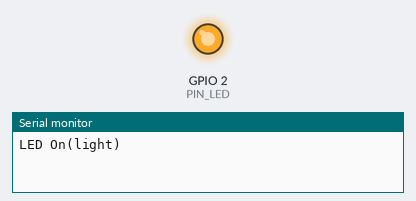
The sketch below on a simulated ESP32. Parts: output pins drawn as LEDs (lit = HIGH), the last lines printed to the serial monitor.

Above: at 0.05 s.
At 6.0 s:
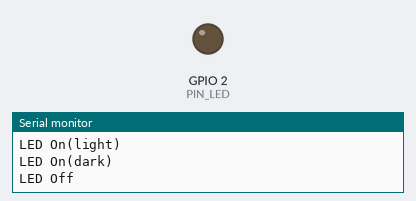
Timing chart, 0 to 7.8 s (numbered marks = the images above):
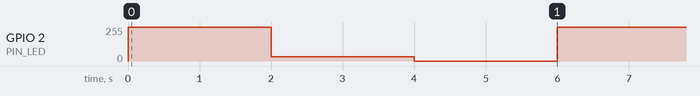

The sketch:

LedTest.ino
```cpp
#define PIN_LED (2)
// use first channel of 16 channels (started from zero)
#define LEDC_CHANNEL_0 0
// use 13 bit precission for LEDC timer
#define LEDC_TIMER_13_BIT 13
// use 5000 Hz as a LEDC base frequency
#define LEDC_BASE_FREQ 5000

// Arduino like analogWrite
// value has to be between 0 and valueMax
void ledcAnalogWrite(uint8_t channel, uint32_t value, uint32_t valueMax = 255)
{
    // calculate duty, 8191 from 2 ^ 13 - 1
    uint32_t duty = (8191 / valueMax) * min(value, valueMax);

    // write duty to LEDC
    ledcWrite(channel, duty);
}

void setup()
{
    // Setup timer and attach timer to a led pin
    Serial.begin(115200);
    ledcSetup(LEDC_CHANNEL_0, LEDC_BASE_FREQ, LEDC_TIMER_13_BIT);
    ledcAttachPin(PIN_LED, LEDC_CHANNEL_0);
}

void loop()
{
    Serial.println("LED On(light)");
    ledcAnalogWrite(LEDC_CHANNEL_0, 255);
    delay(2000);

    Serial.println("LED On(dark)");
    ledcAnalogWrite(LEDC_CHANNEL_0, 31);
    delay(2000);

    Serial.println("LED Off");
    ledcAnalogWrite(LEDC_CHANNEL_0, 0);
    delay(2000);
}
```

Measured:
- by itself, GPIO 2 (PIN_LED): repeats every 6.0 s: 31/255 2.0 s, 0/255 2.0 s, 254/255 2.0 s
